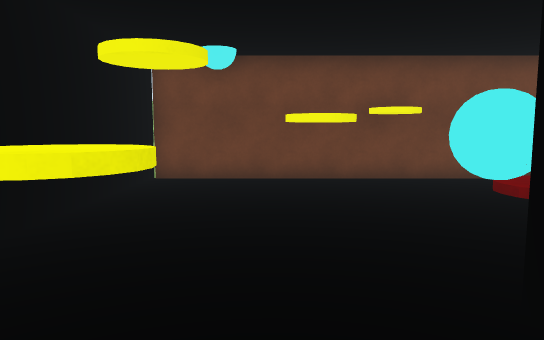
[1] (above)

16 first-person views from a walk through a Unity game level. The camera is 1.4 m above the floor, tilts 6° down and sees 70° across. The floor is counted in squares, 1 m on a side. Each view is taken from the middle of a square. On the plan, view 1 faces up. The plan holds only what a view shows up to about 16 squares ahead; the rest is blank. The place goes on beyond the plan. The player character is not drawn. Door leaves are left out, so doorways stand open. Some surface patterns are stand-ins.

[2]
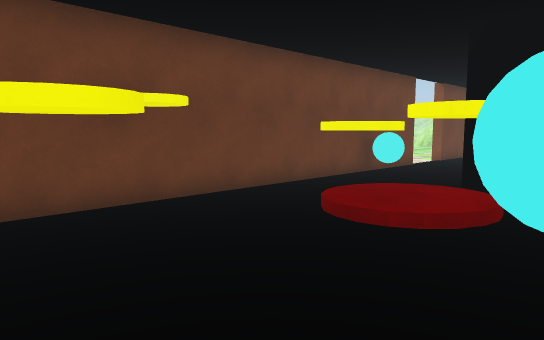

[3]
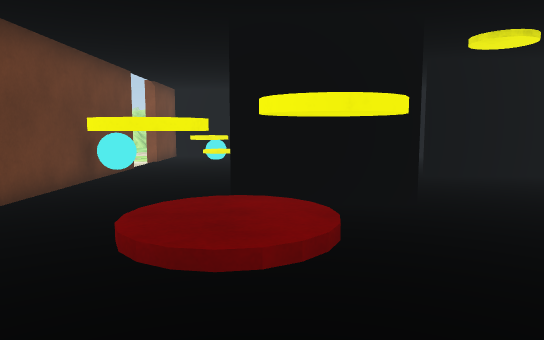

[4]
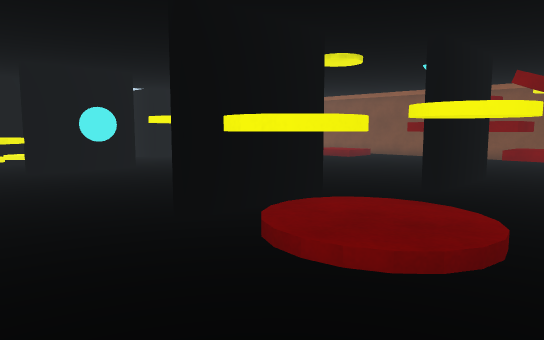

[5]
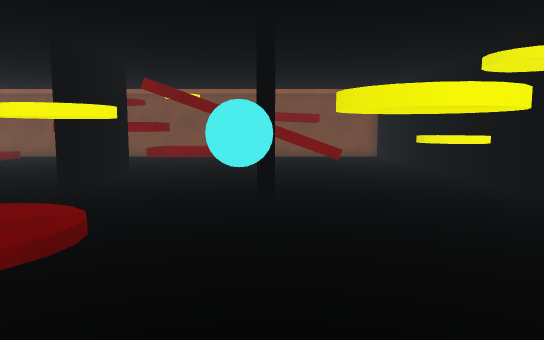

[6]
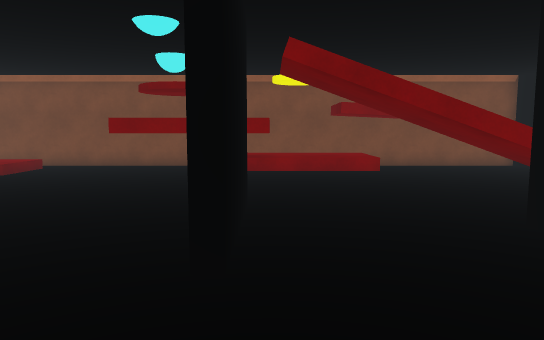

[7]
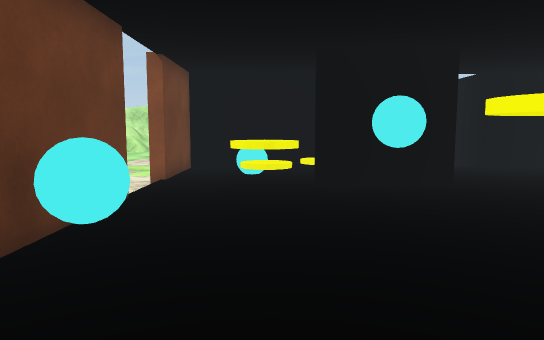

[8]
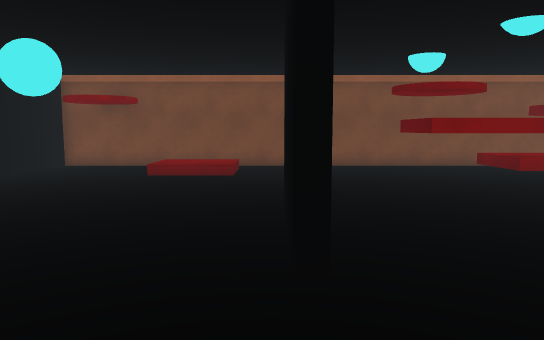

[9]
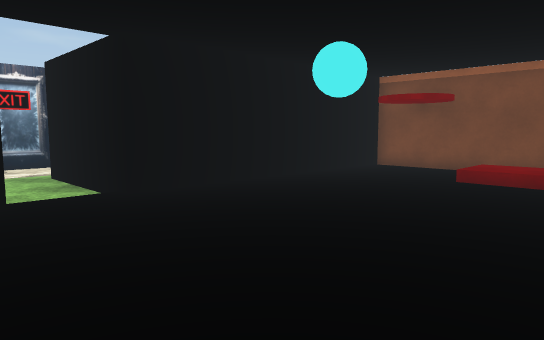

[10]
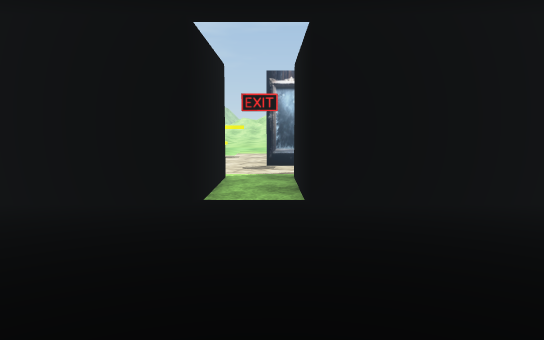

[11]
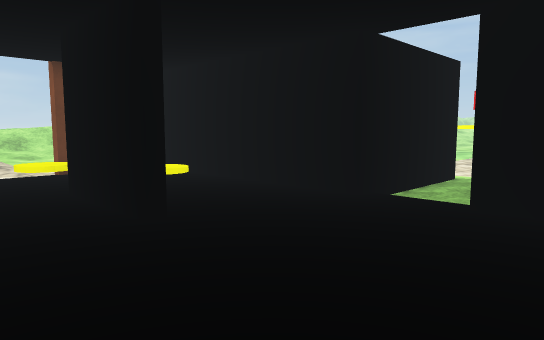

[12]
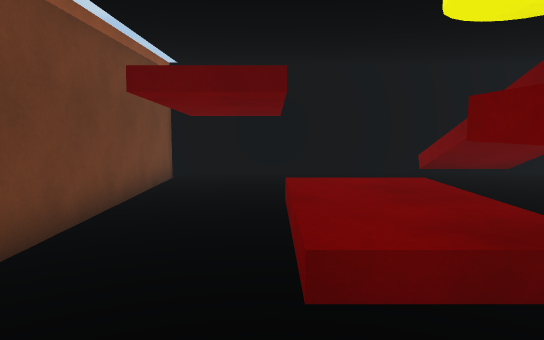

[13]
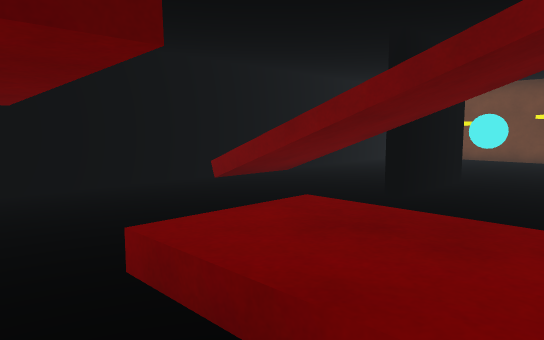

[14]
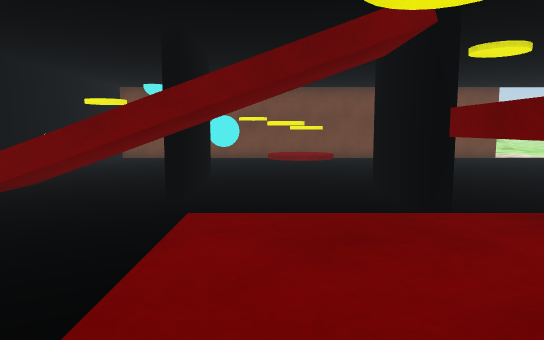

[15]
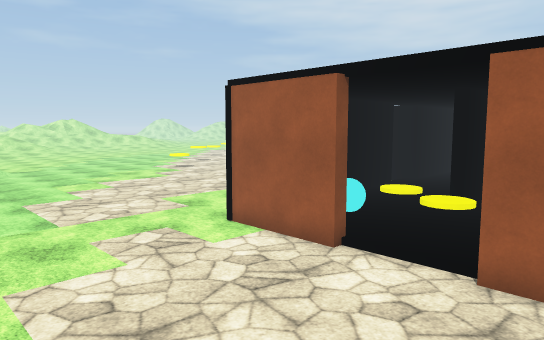

[16]
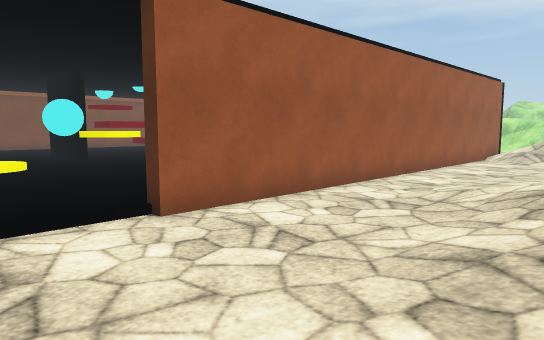

### Floor plan
Key: @ floor where view 1 was taken; # wall or solid block; x gap in a wall; . main floor; : floor 0.25 m higher than the main floor; - floor 0.25 m lower than the main floor; + floor 0.5 m higher than the main floor; / step, stairs or slope; D open door; ^ raised ledge; B cyan ball; C yellow coin; T thing the floor can be seen under or through.
Columns run from 3 left of view 1 to 31 right of it. Each row starts with its distance up from view 1.
 18                 /
 17                   //.-----
 16              //////.-----------
 15         .....///..-----------------
 14   //---....../..-------------------
 13   //------------------------------
 12     -----------------------------
 11 ##################xDD####-------
 10 #.............BB........# -----
  9 #.....................B.#  ---
  8 #...................C...#
  7 #....../++..............#
  6 #......++/.#........#.C.#
  5 #..........# .......#...#
  4 #....BB....# .......#...#
  3 #.......................#######---
  2 #....#...................-----D---
  1 #....#....#.....#.  .....-----D---
  0 #..@.#....#.....#.......######D---
 -1 #.........#.....#.......#
 -2 #..^^TT...#.....#.......#
 -3 #..^^TT.................#
 -4 #........TTTT...........#
 -5 #.....^^^^T T...........#
 -6 #.....^^^^^.............#
 -7 #......^^^......./::/...#
 -8 #................/::/...#
 -9 #................/// ...#
-10 #########################

Where each view was taken, in squares from view 1:
view 1: 0 up, 0 right, facing up
view 2: 4 up, 0 right, facing up-right
view 3: 6 up, 1 right, facing right
view 4: 10 up, 3 right, facing down-right
view 5: 10 up, 2 right, facing down
view 6: 5 up, 6 right, facing down
view 7: 8 up, 7 right, facing right
view 8: 5 up, 13 right, facing down
view 9: 4 up, 13 right, facing down-right
view 10: 1 up, 14 right, facing right
view 11: 2 down, 14 right, facing up-right
view 12: 7 down, 9 right, facing left
view 13: 8 down, 6 right, facing up-left
view 14: 8 down, 4 right, facing up
view 15: 18 up, 13 right, facing down-right
view 16: 17 up, 18 right, facing down-left
